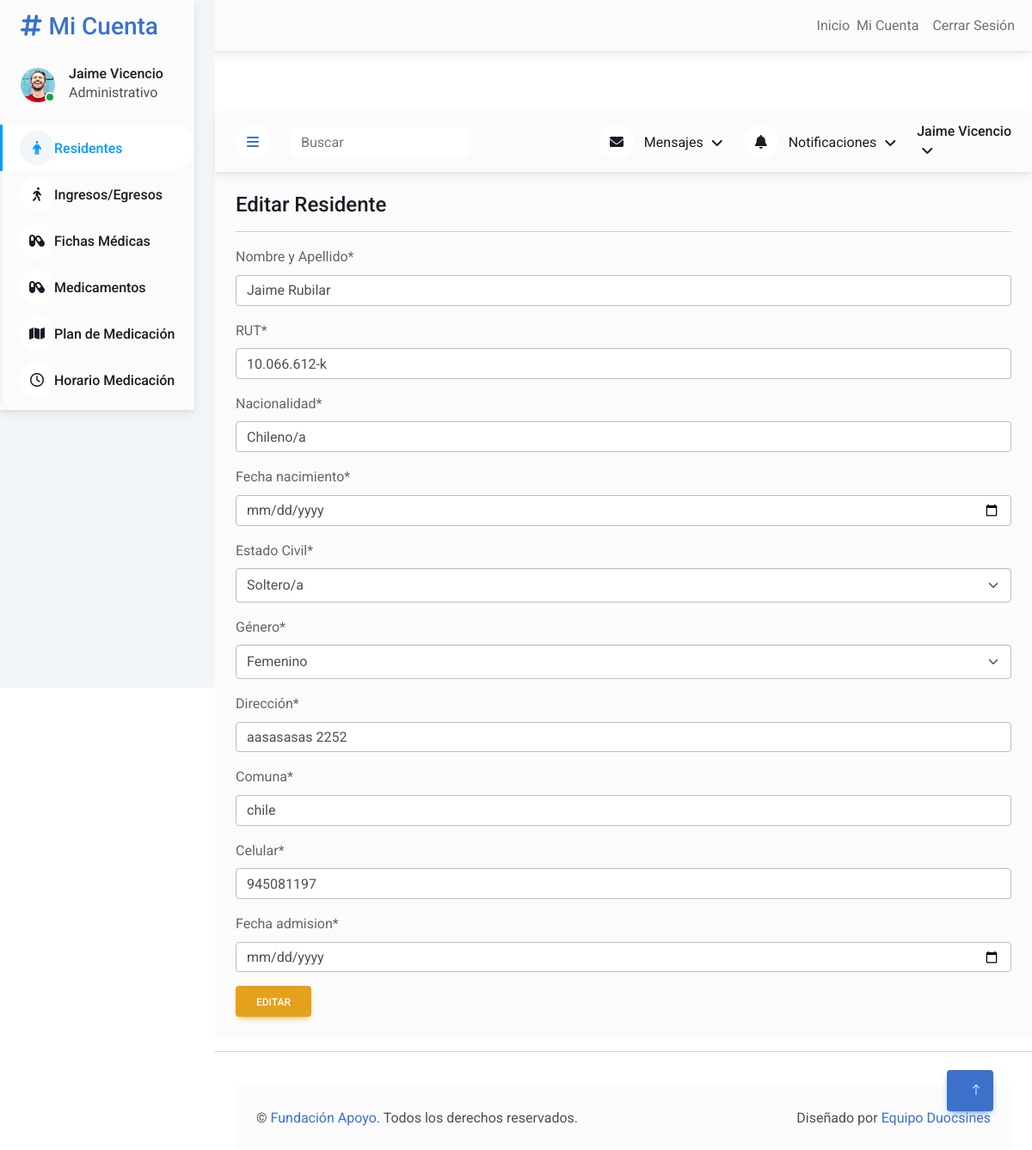
The app's page /users/residente/update/1/ (signed in) with its own data.
### users/models.py (models this page shows, shortened)
class Residente(models.Model):
    nombre_apellido = models.CharField(max_length=100)
    rut = models.CharField(max_length=20)
    nacionalidad = models.CharField(max_length=50, default='Chileno/a')
    fecha_nacimiento = models.DateField()
    estado_civil = models.CharField(max_length=20, choices=ESTADO_CIVIL_CHOICES)
    genero = models.CharField(max_length=1, choices=GENERO_CHOICES)
    direccion = models.CharField(max_length=200)
    comuna = models.CharField(max_length=100)
    celular = models.CharField(max_length=20)
    estado_en_hogar = models.CharField(max_length=1, choices=ESTADO_EN_HOGAR_CHOICES, default='I')
    fecha_admision = models.DateField(null=True, blank=True)
    fecha_egreso = models.DateField(null=True, blank=True)

### users/views.py (the view, shortened to what this page needs)
# urls.py: path('residente/update/<int:pk>/', ResidenteUpdateView.as_view(), name='users-residente-update'),
class ResidenteUpdateView(LoginRequiredMixin, AdministrativoRequiredMixin, PermissionRequiredMixin, UpdateView):
    template_name = 'users/residente_update.html'
    form_class = ResidenteForm
    queryset = Residente.objects.all()
    permission_required = 'users.create_residente'

### users/forms.py (shortened to what this page needs)
class ResidenteForm(forms.ModelForm):
    fecha_nacimiento = forms.DateField(
        widget=forms.DateInput(attrs={'type': 'date'})
    )
    fecha_admision = forms.DateField(
        widget=forms.DateInput(attrs={'type': 'date'})
    )
    class Meta:
        model = Residente
        fields = ['nombre_apellido', 'rut', 'nacionalidad', 'fecha_nacimiento', 'estado_civil', 'genero',
                  'direccion', 'comuna', 'celular', 'fecha_admision']
        labels = {
            'nombre_apellido': 'Nombre y Apellido',
            'rut': 'RUT',
            'nacionalidad': 'Nacionalidad',
            'fecha_nacimiento': 'Fecha de Nacimiento',
            'estado_civil': 'Estado Civil',
            'genero': 'Género',
            'direccion': 'Dirección',
            'comuna': 'Comuna',
            'celular': 'Celular',
            'fecha_admision': 'Fecha de Admisión',
        }

### users/mixins.py (called while the page is built)
    def test_func(self):
        return self.request.user.groups.filter(name='Administrativo').exists()

### users/templates/users/residente_update.html (shortened to what this page needs)
{% extends "users/base.html" %}
{% load static %}
{% load crispy_forms_tags %}
{% block content %}
<div class="container-xxl position-relative bg-white d-flex p-0">
        <div class="sidebar pe-4 pb-3">
            <nav class="navbar bg-light navbar-light">
                <a href="{% url 'users:users-residente-list' %}" class="navbar-brand mx-4 mb-3">
                    <h3 class="text-primary"><i class="fa fa-hashtag me-2"></i>Mi Cuenta</h3>
                </a>
                <div class="d-flex align-items-center ms-4 mb-4">
                    <div class="position-relative">
                        <img class="rounded-circle" src="{% static 'users/img/user.jpg' %}" alt="" style="width: 40px; height: 40px;">
                        <div class="bg-success rounded-circle border border-2 border-white position-absolute end-0 bottom-0 p-1"></div>
                    </div>
                    <div class="ms-3">
                        <h6 class="mb-0"> {{ request.user.first_name|capfirst }} {{ request.user.last_name|capfirst }}</h6>
                        {% if request.user.groups.first %}
                        <span class="d-none d-lg-inline-flex">{{ request.user.groups.first.name }}</span>
                        {% else %}
                        <span class="d-none d-lg-inline-flex">Sin grupo Asignado</span>
                        {% endif %}
                    </div>
                </div>
                <div class="navbar-nav w-100">
                    <a href="{% url 'users:users-residente-list' %}" class="nav-item nav-link active"><i class="fa-solid fa-person"></i>Residentes</a>
                    <a href="{% url 'users:users-residente-ingreso-egreso-list' %}" class="nav-item nav-link "><i class="fa-solid fa-person-walking"></i></i>Ingresos/Egresos</a>
                    <a href="{% url 'users:users-fichamedica-list' %}" class="nav-item nav-link"><i class="fa-solid fa-capsules"></i>Fichas Médicas</a>
                    <a href="{% url 'users:users-medicamento-list' %}" class="nav-item nav-link "><i class="fa-solid fa-capsules"></i>Medicamentos</a>
                    <a href="{% url 'users:users-planmedicacion-list' %}" class="nav-item nav-link"><i class="fa-solid fa-map"></i></i>Plan de Medicación</a>
                    <a href="{% url 'users:users-dosismedicamento-list' %}" class="nav-item nav-link"><i class="fa-regular fa-clock"></i>Horario Medicación</a>
                </div>
            </nav>
        </div>
<div class="content">
    <nav class="navbar navbar-expand bg-light navbar-light sticky-top px-4 py-0">
        <a href="#" class="sidebar-toggler flex-shrink-0">
            <i class="fa fa-bars"></i>
        </a>
        <form class="d-none d-md-flex ms-4">
            <input class="form-control border-0" type="search" placeholder="Buscar">
        </form>
        <div class="navbar-nav align-items-center ms-auto">
            <div class="nav-item dropdown">
                <a href="#" class="nav-link dropdown-toggle" data-bs-toggle="dropdown">
                    <i class="fa fa-envelope me-lg-2"></i>
                    <span class="d-none d-lg-inline-flex">Mensajes</span>
                </a>
            </div>
            <div class="nav-item dropdown">
                <a href="#" class="nav-link dropdown-toggle" data-bs-toggle="dropdown">
                    <i class="fa fa-bell me-lg-2"></i>
                    <span class="d-none d-lg-inline-flex">Notificaciones</span>
                </a>
            </div>
            <div class="nav-item dropdown">
                <a href="#" class="nav-link dropdown-toggle" data-bs-toggle="dropdown">
                    <h6 class="mb-0"> {{ request.user.first_name|capfirst }} {{ request.user.last_name|capfirst }}</h6>
                </a>
            </div>
        </div>
    </nav>
            <div class="col-12">
                <div class="bg-light rounded h-100 p-4">
                    <h4>Editar Residente</h4>
                <hr />
                <form method="POST" enctype="multipart/form-data">
                    {{ form|crispy }}
                    <button type="submit" class="btn btn-warning">Editar</button>
                </form>
                </div>
                <hr>
            </div>
            <div class="container-fluid pt-4 px-4">
                <div class="bg-light rounded-top p-4">
                    <div class="row">
                        <div class="col-12 col-sm-6 text-center text-sm-start">
                            &copy; <a href="#">Fundación Apoyo</a>. Todos los derechos reservados.
                        </div>
                        <div class="col-12 col-sm-6 text-center text-sm-end">
                            Diseñado por <a href="#">Equipo Duocsines</a>
                        </div>
                    </div>
                </div>
            </div>
        </div>
    <a href="#" class="btn btn-lg btn-primary btn-lg-square back-to-top"><i class="bi bi-arrow-up"></i></a>
</div>
{% endblock content %}

### users/static/users/css/style.css (style rules this page uses)
:root { --primary: #009CFF; --light: #F3F6F9; --dark: #191C24; }
.back-to-top { position: fixed; display: none; right: 45px; bottom: 45px; z-index: 99; }
.btn { transition: .5s; }
.btn.btn-primary { color: #FFFFFF; }
.btn-lg-square { width: 48px; height: 48px; }
.btn-square, .btn-sm-square, .btn-lg-square { padding: 0; display: inline-flex; align-items: center; justify-content: center; font-weight: normal; border-radius: 50px; }
.sidebar { position: fixed; top: 0; left: 0; bottom: 0; width: 250px; height: 100vh; overflow-y: auto; background: var(--light); transition: 0.5s; z-index: 999; }
.content { margin-left: 250px; min-height: 100vh; background: #FFFFFF; transition: 0.5s; }
@media (min-width: 992px) { .sidebar { margin-left: 0; } }
@media (min-width: 992px) { .content { width: calc(100% - 250px); } }
.sidebar .navbar .navbar-nav .nav-link { padding: 7px 20px; color: var(--dark); font-weight: 500; border-left: 3px solid var(--light); border-radius: 0 30px 30px 0; outline: none; }
.sidebar .navbar .navbar-nav .nav-link:hover, .sidebar .navbar .navbar-nav .nav-link.active { color: var(--primary); background: #FFFFFF; border-color: var(--primary); }
.sidebar .navbar .navbar-nav .nav-link i { width: 40px; height: 40px; display: inline-flex; align-items: center; justify-content: center; background: #FFFFFF; border-radius: 40px; }
.sidebar .navbar .navbar-nav .nav-link:hover i, .sidebar .navbar .navbar-nav .nav-link.active i { background: var(--light); }
.content .navbar .navbar-nav .nav-link { margin-left: 25px; padding: 12px 0; color: var(--dark); outline: none; }
.content .navbar .sidebar-toggler, .content .navbar .navbar-nav .nav-link i { width: 40px; height: 40px; display: inline-flex; align-items: center; justify-content: center; background: #FFFFFF; border-radius: 40px; }
.content .navbar .dropdown-toggle::after { margin-left: 6px; vertical-align: middle; border: none; content: "\f107"; font-family: "Font Awesome 5 Free"; font-weight: 900; transition: .5s; }

### records on screen
Residente: nombre_apellido "Jaime Rubilar", rut "10.066.612-k", nacionalidad "Chileno/a", estado_civil "Soltero/a", genero "Femenino", direccion "aasasasas 2252", comuna "chile", celular "945081197"

### other values on screen
{{ request.user.first_name|capfirst }} "Jaime"
{{ request.user.last_name|capfirst }} "Vicencio"
{{ request.user.groups.first.name }} "Administrativo"
